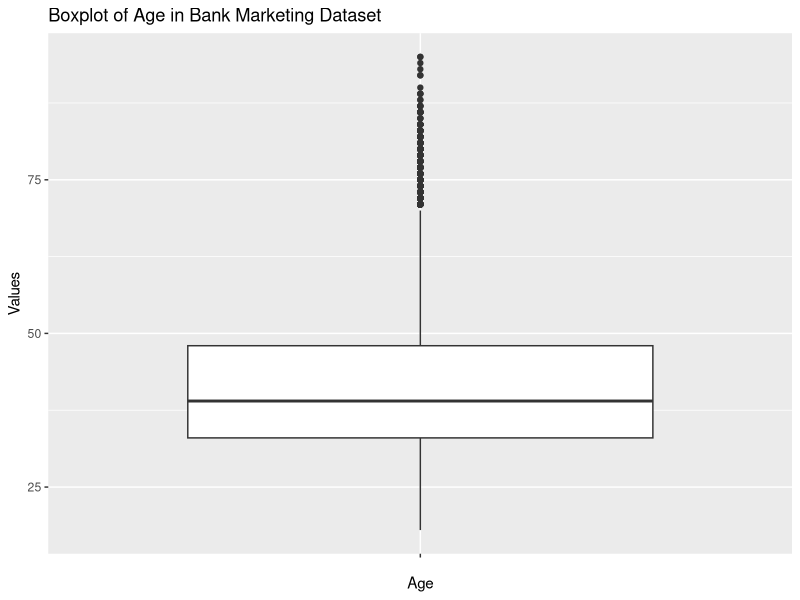
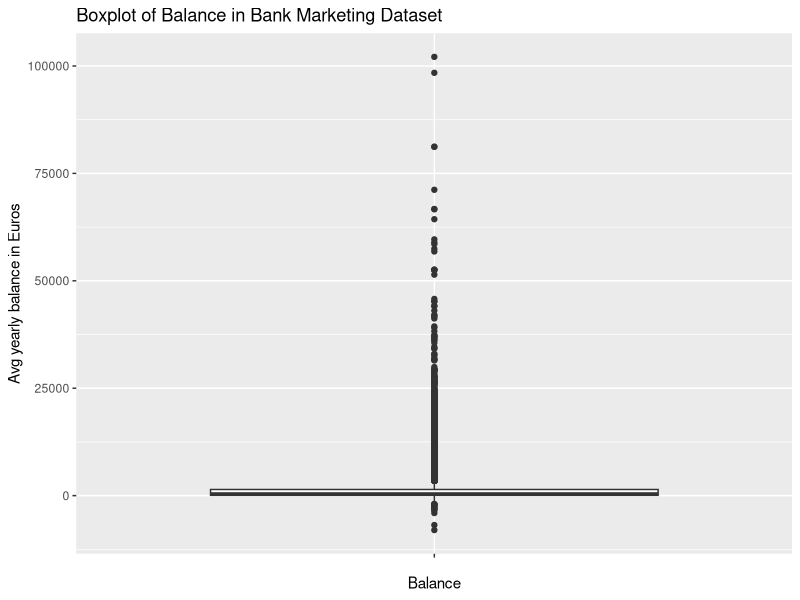
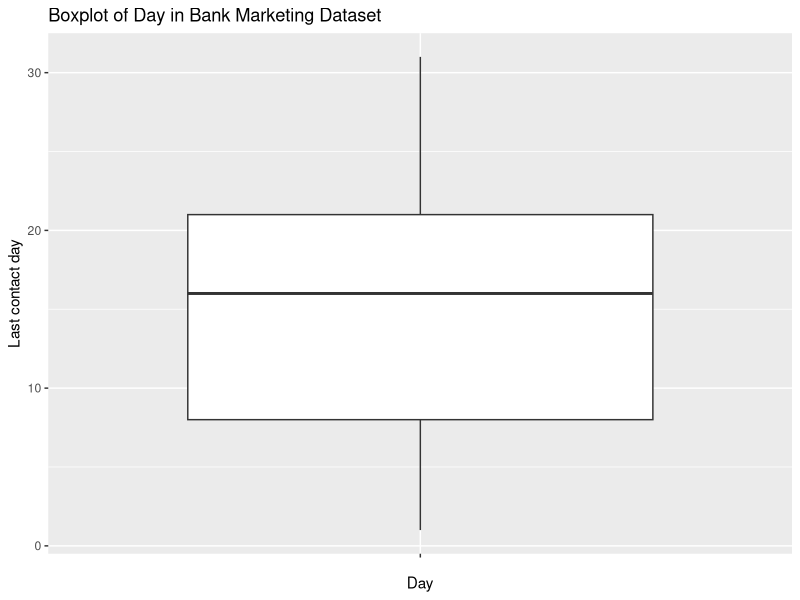
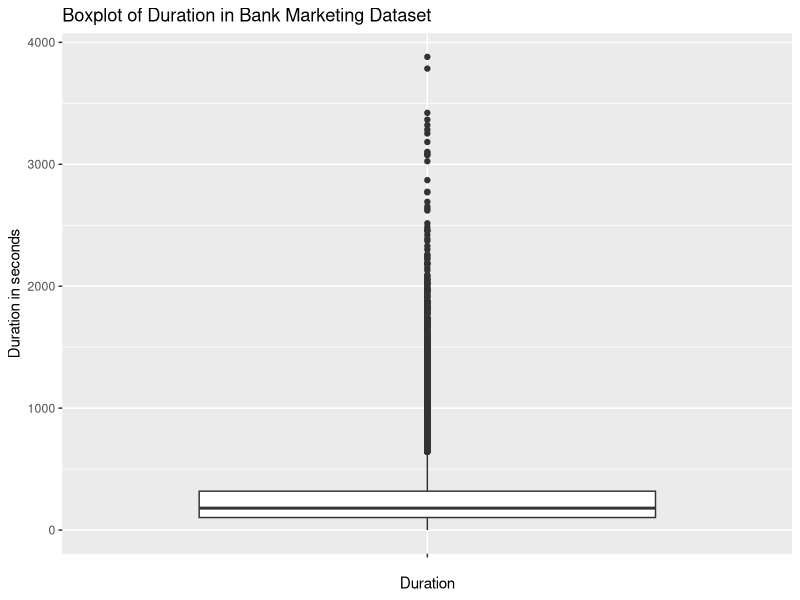
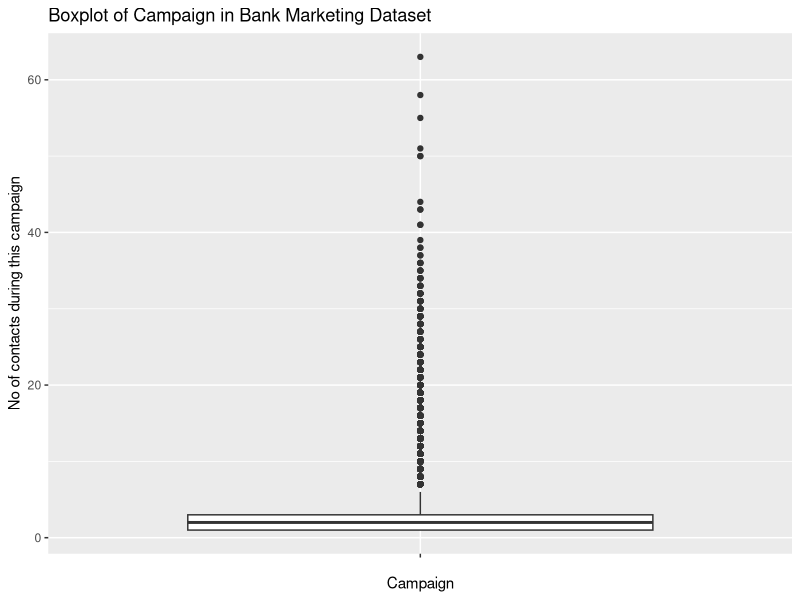
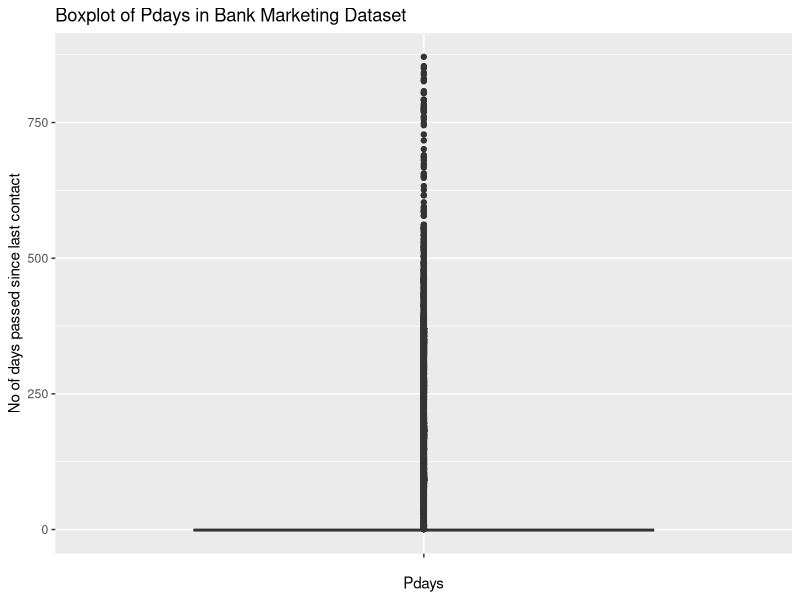
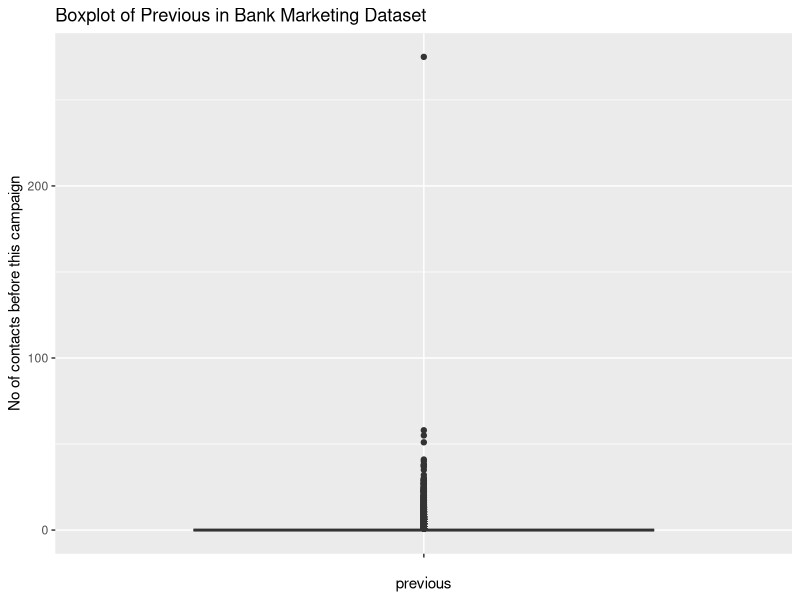
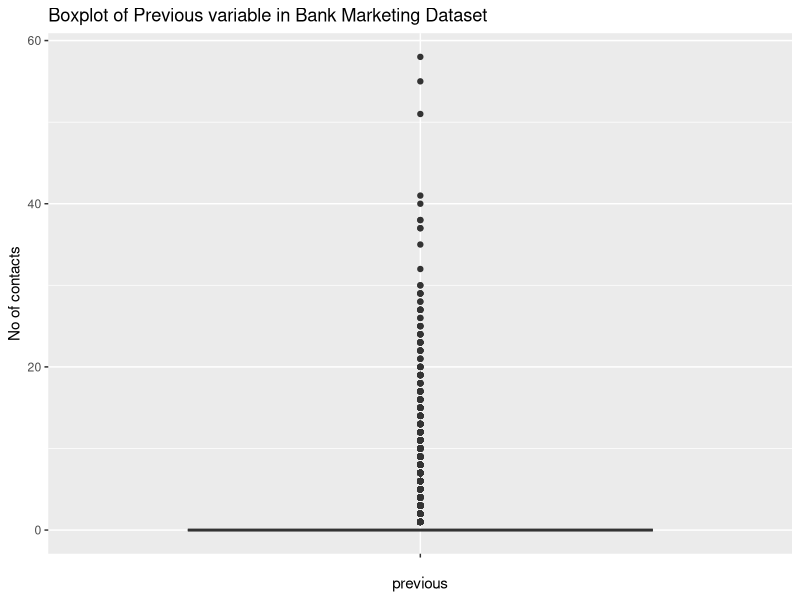

Source code (R) for these figures, in order:
## ---- chunk 1
library (ggplot2)
library(dplyr)
library(tidyverse)
library(scales)
knitr::opts_chunk$set(echo = TRUE)
## ---- chunk 2
clientdata <- read.csv("bank_marketing.csv",header=T,sep=";")
#Returns no of rows and columns
dim(clientdata)
#Returns the data type of the columns
str(clientdata)
View(clientdata)
## ---- chunk 3
colSums(is.na(clientdata) | clientdata == "")
summary(clientdata)
#Filtering rows which has non missing values in default and contact columns
clientdata <- clientdata %>% filter(default != "" & contact != "")
#Replace missing values in the "age" column with the median age of all non missing values in the same column
clientdata <- clientdata %>% mutate(across(age, ~replace_na(., median(., na.rm=TRUE))))
colSums(is.na(clientdata) | clientdata == "")
## ---- chunk 4
ggplot(data = clientdata, aes(x = "", y = age)) + geom_boxplot() + 
  labs(title = "Boxplot of Age in Bank Marketing Dataset", x = "Age", y = "Values")
ggplot(data = clientdata, aes(x = "", y = balance)) + geom_boxplot() + 
  labs(title = "Boxplot of Balance in Bank Marketing Dataset", x = "Balance", y = "Avg yearly balance in Euros")
ggplot(data = clientdata, aes(x = "", y = day)) + geom_boxplot() + 
  labs(title = "Boxplot of Day in Bank Marketing Dataset", x = "Day", y = "Last contact day")
ggplot(data = clientdata, aes(x = "", y = duration)) + geom_boxplot() + 
  labs(title = "Boxplot of Duration in Bank Marketing Dataset", x = "Duration", y = "Duration in seconds")
ggplot(data = clientdata, aes(x = "", y = campaign)) + geom_boxplot() + 
  labs(title = "Boxplot of Campaign in Bank Marketing Dataset", x = "Campaign", y = "No of contacts during this campaign")
ggplot(data = clientdata, aes(x = "", y = pdays)) + geom_boxplot() + 
  labs(title = "Boxplot of Pdays in Bank Marketing Dataset", x = "Pdays", y = "No of days passed since last contact")
ggplot(data = clientdata, aes(x = "", y = previous)) + geom_boxplot() + 
  labs(title = "Boxplot of Previous in Bank Marketing Dataset", x = "previous", y = "No of contacts before this campaign")
## ---- chunk 5
#Treating Outliers
clientdata <- clientdata %>% filter(previous != max(previous))
#Checking the box plot of Previous variable after removing one outlier
ggplot(data = clientdata, aes(x = "", y = previous)) + geom_boxplot() +
  labs(title = "Boxplot of Previous variable in Bank Marketing Dataset", x = "previous", y = "No of contacts")
summary(clientdata$previous)
## ---- chunk 6
#Aggregating the data by job type
clientdata %>% group_by(job) %>% summarize(total_deposits = sum(deposit == 'yes')) %>% arrange(desc(total_deposits))
## ---- chunk 7
#Aggregating the data by month
clientdata %>% group_by(month) %>% summarize(total_deposits = sum(deposit == 'yes')) %>% arrange(desc(total_deposits))
clientdata %>% group_by(month) %>% summarize(total_contacts = sum(campaign)) %>% arrange(desc(total_contacts))
## ---- chunk 8
#Min-Max Normalization using xRescale function to scale the age, balance and duration
clientdata <- clientdata %>% mutate(age = round(rescale(age, to=c(0,1)),3),
                      balance = round(rescale(balance, to=c(0,1)),3),
                      duration = round(rescale(duration, to=c(0,1)),3))
View(clientdata)
#Summary(clientdata)
